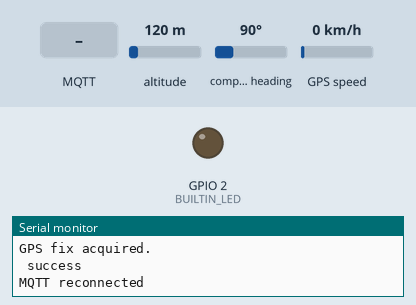
This program was run on a simulated ESP32. Parts: output pins drawn as LEDs (lit = HIGH), the last lines printed to the serial monitor. The test bench sets the inputs (shaded band); at power-on: altitude 120 m, compass heading 90°, GPS speed 0 km/h (analog values on the 0–4095 scale). The GPS gets a fix after 3 s at 37.7749, -122.4194 with 8 satellites; no MQTT or app messages arrive unless stated.

Above: at 4.2 s.
4.3 s: MQTT message "ON" arrives on the first subscribed topic
At 8.6 s:
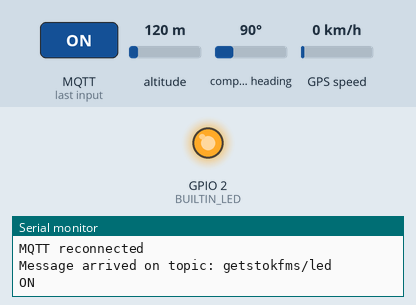
9.5 s: MQTT message "OFF" arrives on the first subscribed topic
At 13.6 s:
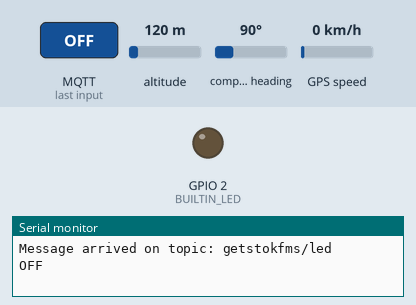
Timing chart, 0 to 15.1 s (numbered marks = the images above; inputs shaded):
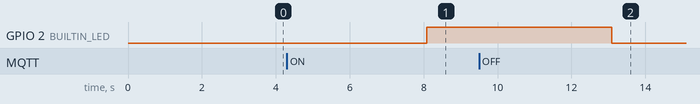

Measured:
- after the input at 4.3 s, GPIO 2 (BUILTIN_LED): LOW → HIGH after 3.8 s
- after the input at 9.5 s, GPIO 2 (BUILTIN_LED): HIGH → LOW after 3.6 s

The program:

main.cpp
```cpp
#define TINY_GSM_MODEM_SIM800
#define SerialMon Serial
#define SerialAT Serial1
#define TINY_GSM_DEBUG SerialMon
#define GSM_PIN ""

#include <TinyGsmClient.h>
#include <PubSubClient.h>
#include <TinyGPS++.h>
#include <ArduinoJson.h>
#include <TimeLib.h>
#include <WiFi.h>

// FreeRTOS
#include "freertos/FreeRTOS.h"
#include "freertos/task.h"
#include "freertos/queue.h"
#include "freertos/semphr.h"

#define BUILTIN_LED 2

// Interval waktu (ms)
#define POSITION_INTERVAL 60000    // 1 menit
#define FUEL_INTERVAL 300000       // 5 menit
#define FUEL_SAMPLING_INTERVAL 30000 // 30 detik
#define MQTT_CHECK_INTERVAL 5000   // 5 detik

// Ukuran stack untuk task
#define TASK_STACK_SIZE 4096
#define GPS_TASK_PRIORITY 2
#define FUEL_TASK_PRIORITY 2
#define MQTT_TASK_PRIORITY 3

// GPS
TinyGPSPlus gps;
HardwareSerial SerialGPS(2); // Gunakan Serial2 untuk GPS

// SIM800L
const char apn[] = "internet";
const char gprsUser[] = "";
const char gprsPass[] = "";
const char* broker = "staging.getstokfms.com";
const char* mqttUsername = "";
const char* mqttPassword = "";

TinyGsm modem(SerialAT);
TinyGsmClient client(modem);
PubSubClient mqtt(client);

#define MODEM_TX 17
#define MODEM_RX 16
#define FUEL_ADC_PIN 34

// Untuk penyimpanan sampel bahan bakar
#define MAX_FUEL_SAMPLES 10  // Maksimum 10 sampel (5 menit / 30 detik)
int fuelSamples[MAX_FUEL_SAMPLES];
int fuelSampleCount = 0;
SemaphoreHandle_t fuelSamplerMutex;

// Variabel untuk GPS data
typedef struct {
  double latitude;
  double longitude;
  double speed;
  double course;
  double altitude;
  bool isValid;
} GpsData;

GpsData currentGpsData;
SemaphoreHandle_t gpsMutex;

// Topic MQTT
String topicPubPosition;
String topicPubFuel;
const char* topicSubLed = "getstokfms/led";

// Status flag untuk koneksi
bool gpsReady = false;
bool networkConnected = false;
bool mqttConnected = false;

// Function prototypes
String get_mac_address();
String get_ISO8601_timestamp();
void send_position_data();
void send_fuel_data();
void collect_fuel_sample();
int get_fuel_average();
int get_timestamp();

// Task prototypes
void gpsTask(void *pvParameters);
void fuelSamplerTask(void *pvParameters);
void mqttTask(void *pvParameters);
void positionPublisherTask(void *pvParameters);
void fuelPublisherTask(void *pvParameters);

// Mutex untuk MQTT
SemaphoreHandle_t mqttMutex;

void mqttCallback(char* topic, byte* message, unsigned int len) {
  SerialMon.print("Message arrived on topic: ");
  SerialMon.println(topic);
  String incoming_message;
  for (int i = 0; i < len; i++) {
    incoming_message += (char)message[i];
  }
  incoming_message.trim();
  SerialMon.println(incoming_message);
  if (incoming_message == "ON") {
    digitalWrite(BUILTIN_LED, HIGH);
  }
  if (incoming_message == "OFF") {
    digitalWrite(BUILTIN_LED, LOW);
  }
}

boolean mqttConnect() {
  SerialMon.print("Connecting to ");
  SerialMon.print(broker);

  // Gunakan MAC address sebagai ID device untuk memastikan unik
  String deviceId = "Device_" + get_mac_address();
  deviceId.replace(":", "");  // Hapus karakter ':'

  boolean status = mqtt.connect(deviceId.c_str(), mqttUsername, mqttPassword);
  if (!status) {
    SerialMon.println(" fail");
    return false;
  }
  SerialMon.println(" success");
  mqtt.subscribe(topicSubLed);
  return mqtt.connected();
}

void setup() {
  SerialMon.begin(115200);
  delay(10);
  pinMode(BUILTIN_LED, OUTPUT);

  analogReadResolution(12); // Default 12-bit (0 - 4095)
  pinMode(FUEL_ADC_PIN, INPUT);

  // Inisialisasi mutex
  fuelSamplerMutex = xSemaphoreCreateMutex();
  gpsMutex = xSemaphoreCreateMutex();
  mqttMutex = xSemaphoreCreateMutex();

  // GPS Setup
  SerialGPS.begin(9600, SERIAL_8N1, 22, 23); // RX=22, TX=23

  // SIM800L setup
  SerialAT.begin(115200, SERIAL_8N1, MODEM_RX, MODEM_TX);
  delay(3000);
  SerialMon.println("Initializing modem ...");
  modem.restart();

  if (GSM_PIN && modem.getSimStatus() != 3) {
    modem.simUnlock(GSM_PIN);
  }

  SerialMon.print("Waiting for network...");
  if (!modem.waitForNetwork(60000L)) {
    SerialMon.println(" fail");
    ESP.restart();
  }
  SerialMon.println(" success");
  networkConnected = true;

  if (!modem.gprsConnect(apn, gprsUser, gprsPass)) {
    SerialMon.println(" GPRS connect fail");
    ESP.restart();
  }
  SerialMon.println("GPRS connected");

  // Set NTP server for time sync
  modem.NTPServerSync("132.163.96.5", 20);

  mqtt.setServer(broker, 1883);
  mqtt.setCallback(mqttCallback);

  // Bangun topic publish dengan MAC address
  String mac = get_mac_address();
  topicPubPosition = "getstokfms/" + mac + "/position";
  topicPubFuel = "getstokfms/" + mac + "/fuel";

  SerialMon.print("Position topic: ");
  SerialMon.println(topicPubPosition);
  SerialMon.print("Fuel topic: ");
  SerialMon.println(topicPubFuel);

  // Inisialisasi array sampel bahan bakar
  for(int i = 0; i < MAX_FUEL_SAMPLES; i++) {
    fuelSamples[i] = 0;
  }

  // Inisialisasi GPS data
  if (xSemaphoreTake(gpsMutex, portMAX_DELAY) == pdTRUE) {
    currentGpsData.isValid = false;
    currentGpsData.latitude = 0;
    currentGpsData.longitude = 0;
    currentGpsData.speed = 0;
    currentGpsData.course = 0;
    currentGpsData.altitude = 0;
    xSemaphoreGive(gpsMutex);
  }

  // Membuat RTOS tasks
  xTaskCreate(gpsTask, "GPS_Task", TASK_STACK_SIZE, NULL, GPS_TASK_PRIORITY, NULL);
  xTaskCreate(fuelSamplerTask, "Fuel_Task", TASK_STACK_SIZE, NULL, FUEL_TASK_PRIORITY, NULL);
  xTaskCreate(mqttTask, "MQTT_Task", TASK_STACK_SIZE, NULL, MQTT_TASK_PRIORITY, NULL);
  xTaskCreate(positionPublisherTask, "Position_Publisher", TASK_STACK_SIZE, NULL, 1, NULL);
  xTaskCreate(fuelPublisherTask, "Fuel_Publisher", TASK_STACK_SIZE, NULL, 1, NULL);

  SerialMon.println("All tasks started");
}

void loop() {
  // Kosong karena semua proses dijalankan oleh RTOS tasks
  vTaskDelay(1000 / portTICK_PERIOD_MS);
}

// Task untuk membaca dan memproses data GPS
void gpsTask(void *pvParameters) {
  SerialMon.println("GPS task started");

  for (;;) {
    while (SerialGPS.available() > 0) {
      gps.encode(SerialGPS.read());
    }

    // Update struktur GPS data dengan semaphore
    if (gps.location.isValid()) {
      if (xSemaphoreTake(gpsMutex, portMAX_DELAY) == pdTRUE) {
        currentGpsData.isValid = true;
        currentGpsData.latitude = gps.location.lat();
        currentGpsData.longitude = gps.location.lng();

        if (gps.speed.isValid()) {
          currentGpsData.speed = gps.speed.kmph();
        }

        if (gps.course.isValid()) {
          currentGpsData.course = gps.course.deg();
        }

        if (gps.altitude.isValid()) {
          currentGpsData.altitude = gps.altitude.meters();
        }

        xSemaphoreGive(gpsMutex);

        if (!gpsReady) {
          gpsReady = true;
          SerialMon.println("GPS fix acquired.");
        }
      }
    }

    vTaskDelay(100 / portTICK_PERIOD_MS);  // Cek GPS setiap 100ms
  }
}

// Task untuk mengambil sampel bahan bakar
void fuelSamplerTask(void *pvParameters) {
  SerialMon.println("Fuel sampler task started");
  TickType_t xLastWakeTime;
  xLastWakeTime = xTaskGetTickCount();

  for (;;) {
    // Ambil nilai bahan bakar
    int fuelValue = analogRead(FUEL_ADC_PIN);

    // Update array sampel dengan mutex
    if (xSemaphoreTake(fuelSamplerMutex, portMAX_DELAY) == pdTRUE) {
      fuelSamples[fuelSampleCount] = fuelValue;
      fuelSampleCount = (fuelSampleCount + 1) % MAX_FUEL_SAMPLES;
      xSemaphoreGive(fuelSamplerMutex);
    }

    SerialMon.print("Fuel sample collected: ");
    SerialMon.println(fuelValue);

    // Tunggu sampai interval berikutnya
    vTaskDelayUntil(&xLastWakeTime, FUEL_SAMPLING_INTERVAL / portTICK_PERIOD_MS);
  }
}

// Task untuk mengelola koneksi MQTT
void mqttTask(void *pvParameters) {
  SerialMon.println("MQTT task started");
  int reconnectCount = 0;

  for (;;) {
    if (xSemaphoreTake(mqttMutex, portMAX_DELAY) == pdTRUE) {
      if (!mqtt.connected()) {
        mqttConnected = false;
        SerialMon.println("MQTT disconnected, attempting reconnect...");

        if (mqttConnect()) {
          mqttConnected = true;
          reconnectCount = 0;
          SerialMon.println("MQTT reconnected");
        } else {
          reconnectCount++;

          if (reconnectCount >= 5) {
            SerialMon.println("Multiple reconnect failures, restarting modem...");
            modem.restart();
            if (!modem.waitForNetwork(60000L)) {
              ESP.restart();  // Kalau tetap gagal, restart ESP32
            }
            if (!modem.gprsConnect(apn, gprsUser, gprsPass)) {
              ESP.restart();
            }
            reconnectCount = 0;
          }
        }
      } else {
        mqttConnected = true;
        mqtt.loop();  // Proses pesan masuk
      }
      xSemaphoreGive(mqttMutex);
    }

    vTaskDelay(MQTT_CHECK_INTERVAL / portTICK_PERIOD_MS);
  }
}

// Task untuk mempublikasi data posisi
void positionPublisherTask(void *pvParameters) {
  SerialMon.println("Position publisher task started");
  TickType_t xLastWakeTime;
  xLastWakeTime = xTaskGetTickCount();

  for (;;) {
    if (gpsReady && mqttConnected) {
      send_position_data();
    } else {
      SerialMon.println("Skip position publish: GPS ready=" + String(gpsReady) + ", MQTT connected=" + String(mqttConnected));
    }

    // Tunggu interval berikutnya
    vTaskDelayUntil(&xLastWakeTime, POSITION_INTERVAL / portTICK_PERIOD_MS);
  }
}

// Task untuk mempublikasi data bahan bakar
void fuelPublisherTask(void *pvParameters) {
  SerialMon.println("Fuel publisher task started");
  TickType_t xLastWakeTime;
  xLastWakeTime = xTaskGetTickCount();

  // Beri delay awal agar tidak bentrok dengan pengiriman posisi
  vTaskDelay(10000 / portTICK_PERIOD_MS);

  for (;;) {
    if (mqttConnected) {
      send_fuel_data();
    } else {
      SerialMon.println("Skip fuel publish: MQTT connected=" + String(mqttConnected));
    }

    // Tunggu interval berikutnya
    vTaskDelayUntil(&xLastWakeTime, FUEL_INTERVAL / portTICK_PERIOD_MS);
  }
}

void send_position_data() {
  StaticJsonDocument<256> doc;
  char buffer[256];
  get_timestamp(); // Sync NTP
  bool positionValid = false;

  // Ambil data GPS dengan mutex
  if (xSemaphoreTake(gpsMutex, portMAX_DELAY) == pdTRUE) {
    doc.clear();
    doc["timestamp"] = get_ISO8601_timestamp();

    if (currentGpsData.isValid) {
      doc["latitude"] = currentGpsData.latitude;
      doc["longitude"] = currentGpsData.longitude;

      // Tambahkan data lain dari GPS jika tersedia
      if (currentGpsData.speed > 0) {
        doc["speed"] = currentGpsData.speed;
      }

      if (currentGpsData.course > 0) {
        doc["heading"] = currentGpsData.course;
      }

      if (currentGpsData.altitude != 0) {
        doc["altitude"] = currentGpsData.altitude;
      }

      positionValid = true;
    } else {
      doc["latitude"] = nullptr;
      doc["longitude"] = nullptr;
      SerialMon.println("Position data not valid");
    }

    xSemaphoreGive(gpsMutex);
  }

  if (positionValid) {
    SerialMon.print("Publish position: ");
    serializeJson(doc, SerialMon);
    SerialMon.println();

    serializeJson(doc, buffer);

    // Publikasi dengan mutex
    if (xSemaphoreTake(mqttMutex, portMAX_DELAY) == pdTRUE) {
      mqtt.publish(topicPubPosition.c_str(), buffer);
      xSemaphoreGive(mqttMutex);
    }
  }
}

void send_fuel_data() {
  StaticJsonDocument<128> doc;
  char buffer[128];
  int fuelAverage = 0;

  // Hitung rata-rata dengan mutex
  if (xSemaphoreTake(fuelSamplerMutex, portMAX_DELAY) == pdTRUE) {
    fuelAverage = get_fuel_average();
    xSemaphoreGive(fuelSamplerMutex);
  }

  doc.clear();
  doc["timestamp"] = get_ISO8601_timestamp();
  doc["fuel"] = fuelAverage;

  SerialMon.print("Publish fuel data: ");
  serializeJson(doc, SerialMon);
  SerialMon.println();

  serializeJson(doc, buffer);

  // Publikasi dengan mutex
  if (xSemaphoreTake(mqttMutex, portMAX_DELAY) == pdTRUE) {
    mqtt.publish(topicPubFuel.c_str(), buffer);
    xSemaphoreGive(mqttMutex);
  }
}

int get_fuel_average() {
  // Hitung nilai rata-rata dari sampel yang terkumpul
  // Fungsi ini harus dipanggil setelah mengambil mutex
  long sum = 0;
  int count = 0;

  for (int i = 0; i < MAX_FUEL_SAMPLES; i++) {
    if (fuelSamples[i] != 0) {  // Hanya hitung nilai yang bukan 0
      sum += fuelSamples[i];
      count++;
    }
  }

  if (count == 0) {
    return analogRead(FUEL_ADC_PIN); // Jika belum ada sampel, ambil nilai langsung
  }

  return sum / count;
}

int get_timestamp() {
  int year3 = 0, month3 = 0, day3 = 0, hour3 = 0, min3 = 0, sec3 = 0;
  float timezone = 0;

  // Coba dapatkan waktu dari jaringan, hingga 3 kali percobaan
  bool timeSuccess = false;
  for (int8_t i = 3; i; i--) {
    if (modem.getNetworkTime(&year3, &month3, &day3, &hour3, &min3, &sec3, &timezone)) {
      timeSuccess = true;
      break;
    } else {
      vTaskDelay(1000 / portTICK_PERIOD_MS);  // Tunggu 1 detik sebelum coba lagi
    }
  }

  // Jika tidak berhasil mendapatkan waktu jaringan, gunakan waktu lokal yang sudah ada
  if (timeSuccess) {
    setTime(hour3, min3, sec3, day3, month3, year3);
  }

  return now();
}

String get_ISO8601_timestamp() {
  char timeStr[25];
  snprintf(timeStr, sizeof(timeStr), "%04d-%02d-%02dT%02d:%02d:%02dZ",
           year(), month(), day(), hour(), minute(), second());
  return String(timeStr);
}

String get_mac_address() {
  uint8_t mac[6];
  esp_read_mac(mac, ESP_MAC_WIFI_STA);
  char macStr[18];
  snprintf(macStr, sizeof(macStr), "%02X:%02X:%02X:%02X:%02X:%02X",
           mac[0], mac[1], mac[2], mac[3], mac[4], mac[5]);
  return String(macStr);
}
```
